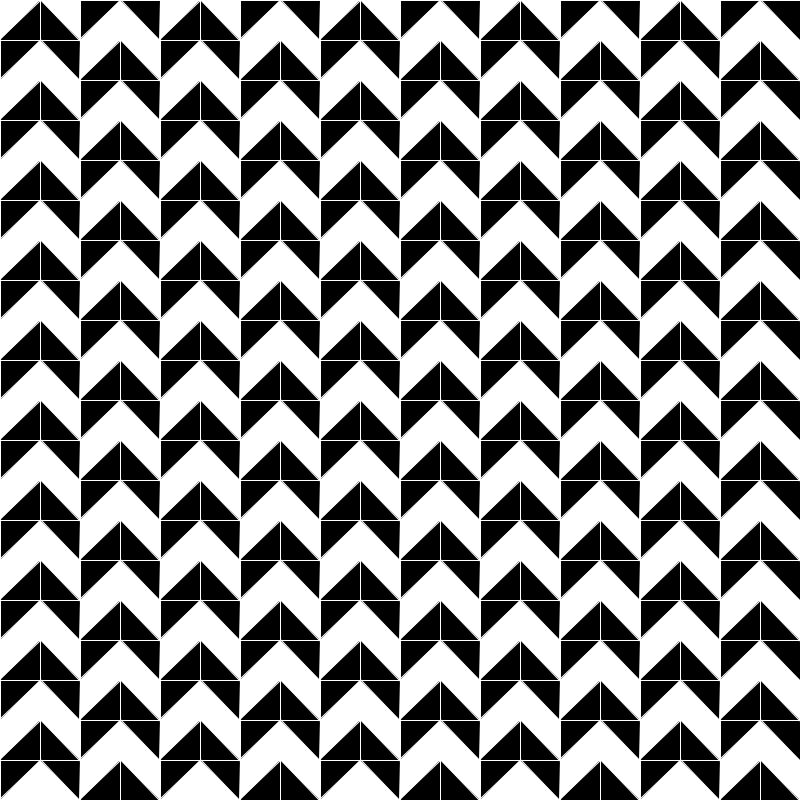
Frame 1 (no input)
Frame 60 (the mouse pressed at the canvas centre just before this capture): identical to frame 1, image omitted
Frame 120 (the mouse held since frame 60 and released just before this capture): identical to frame 1, image omitted

The Processing sketch that drew this single still picture (run headless with seeded random() and noise(); from frame 60 on, the mouse is pressed at the canvas centre):

// Processing sketch: truchet_tiling_1
// ── truchet_tiling_1.pde
//truchet tiling 1

float rW = 40;
float rH = 40;
float[] pattern = {1,0.25,0.5,0.75};


void setup(){
  size(800,800);
  background(0);
  noFill();
  
  stroke(255);
  
    for(int j=0;j<height/rH;j++){
      int t = 0;
      
     //check to see if row is even or odd
      if(j%2 !=0){
        t = pattern.length/2;
      }
      
     for(int i=0;i<width/rW;i++){
      float v = pattern[t];
      float r = toQuadrant(v);
      println(v,degrees(r),i);
      drawSeed(i*rW,j*rH,r);
      t++;
      if(t>pattern.length-1){
        t = 0;
      }

    }
  }
}

void draw(){
  
}

float toQuadrant(float v){
  if(v <=0.25){
    return 2*PI*0.25;
  }
  else if(v >0.25 && v<=0.5){
    return  2*PI*0.5;
  }
  else if(v >0.5 && v<=0.75){
    return  2*PI*0.75;
  }
  else{
     return 2*PI;
  }
}

void drawSeed(float x, float y,float r){
  pushMatrix();
   translate(x+rW/2,y+rH/2);
   rotate(r);
   noFill();
   rectMode(CENTER);
   rect(0,0,rW,rH); 
   fill(255);
   triangle(-rW/2,-rH/2,rW/2,-rH/2,-rW/2,rH/2);
 popMatrix();
  
}
